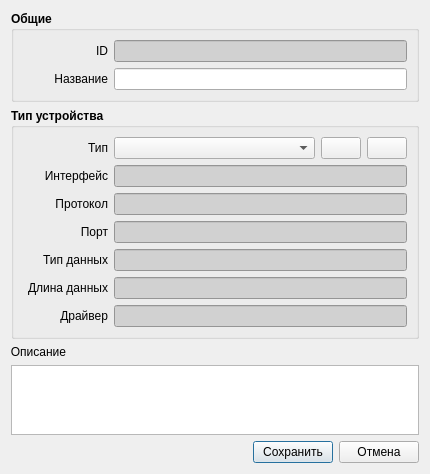
<?xml version="1.0" encoding="UTF-8"?>
<ui version="4.0">
 <class>SvDeviceDialog</class>
 <widget class="QDialog" name="SvDeviceDialog">
  <property name="geometry">
   <rect>
    <x>0</x>
    <y>0</y>
    <width>430</width>
    <height>473</height>
   </rect>
  </property>
  <property name="windowTitle">
   <string>Device</string>
  </property>
  <layout class="QVBoxLayout" name="verticalLayout_3">
   <item>
    <widget class="QGroupBox" name="gbGeneral">
     <property name="font">
      <font>
       <weight>75</weight>
       <bold>true</bold>
      </font>
     </property>
     <property name="title">
      <string>Общие</string>
     </property>
     <layout class="QVBoxLayout" name="verticalLayout">
      <item>
       <layout class="QHBoxLayout" name="layoutID">
        <item>
         <widget class="QLabel" name="lblID">
          <property name="sizePolicy">
           <sizepolicy hsizetype="Fixed" vsizetype="Preferred">
            <horstretch>0</horstretch>
            <verstretch>0</verstretch>
           </sizepolicy>
          </property>
          <property name="minimumSize">
           <size>
            <width>85</width>
            <height>0</height>
           </size>
          </property>
          <property name="maximumSize">
           <size>
            <width>85</width>
            <height>16777215</height>
           </size>
          </property>
          <property name="font">
           <font>
            <weight>50</weight>
            <bold>false</bold>
           </font>
          </property>
          <property name="text">
           <string>ID</string>
          </property>
          <property name="alignment">
           <set>Qt::AlignRight|Qt::AlignTrailing|Qt::AlignVCenter</set>
          </property>
         </widget>
        </item>
        <item>
         <widget class="QLineEdit" name="editID">
          <property name="sizePolicy">
           <sizepolicy hsizetype="Expanding" vsizetype="Fixed">
            <horstretch>0</horstretch>
            <verstretch>0</verstretch>
           </sizepolicy>
          </property>
          <property name="font">
           <font>
            <weight>50</weight>
            <bold>false</bold>
           </font>
          </property>
          <property name="styleSheet">
           <string notr="true">background-color: rgb(209, 209, 209);</string>
          </property>
          <property name="readOnly">
           <bool>true</bool>
          </property>
         </widget>
        </item>
       </layout>
      </item>
      <item>
       <layout class="QHBoxLayout" name="layoutDevName">
        <item>
         <widget class="QLabel" name="lblDevName">
          <property name="sizePolicy">
           <sizepolicy hsizetype="Fixed" vsizetype="Preferred">
            <horstretch>0</horstretch>
            <verstretch>0</verstretch>
           </sizepolicy>
          </property>
          <property name="minimumSize">
           <size>
            <width>85</width>
            <height>0</height>
           </size>
          </property>
          <property name="maximumSize">
           <size>
            <width>85</width>
            <height>16777215</height>
           </size>
          </property>
          <property name="font">
           <font>
            <weight>50</weight>
            <bold>false</bold>
           </font>
          </property>
          <property name="text">
           <string>Название</string>
          </property>
          <property name="alignment">
           <set>Qt::AlignRight|Qt::AlignTrailing|Qt::AlignVCenter</set>
          </property>
         </widget>
        </item>
        <item>
         <widget class="QLineEdit" name="editDeviceName">
          <property name="font">
           <font>
            <weight>50</weight>
            <bold>false</bold>
           </font>
          </property>
         </widget>
        </item>
       </layout>
      </item>
     </layout>
    </widget>
   </item>
   <item>
    <widget class="QGroupBox" name="gbGeneral_2">
     <property name="font">
      <font>
       <weight>75</weight>
       <bold>true</bold>
      </font>
     </property>
     <property name="title">
      <string>Тип устройства</string>
     </property>
     <layout class="QVBoxLayout" name="verticalLayout_2">
      <item>
       <layout class="QHBoxLayout" name="layoutModelName_2">
        <item>
         <widget class="QLabel" name="lblModelName_2">
          <property name="sizePolicy">
           <sizepolicy hsizetype="Fixed" vsizetype="Preferred">
            <horstretch>0</horstretch>
            <verstretch>0</verstretch>
           </sizepolicy>
          </property>
          <property name="minimumSize">
           <size>
            <width>85</width>
            <height>0</height>
           </size>
          </property>
          <property name="maximumSize">
           <size>
            <width>85</width>
            <height>16777215</height>
           </size>
          </property>
          <property name="font">
           <font>
            <weight>50</weight>
            <bold>false</bold>
           </font>
          </property>
          <property name="text">
           <string>Тип</string>
          </property>
          <property name="alignment">
           <set>Qt::AlignRight|Qt::AlignTrailing|Qt::AlignVCenter</set>
          </property>
         </widget>
        </item>
        <item>
         <widget class="QComboBox" name="cbDeviceType">
          <property name="font">
           <font>
            <weight>50</weight>
            <bold>false</bold>
           </font>
          </property>
         </widget>
        </item>
        <item>
         <widget class="QPushButton" name="bnEditDeviceType">
          <property name="sizePolicy">
           <sizepolicy hsizetype="Fixed" vsizetype="Fixed">
            <horstretch>0</horstretch>
            <verstretch>0</verstretch>
           </sizepolicy>
          </property>
          <property name="text">
           <string/>
          </property>
          <property name="icon">
           <iconset resource="res.qrc">
            <normaloff>:/munich/icons/munich-icons/ico/blue/project_kp.ico</normaloff>:/munich/icons/munich-icons/ico/blue/project_kp.ico</iconset>
          </property>
         </widget>
        </item>
        <item>
         <widget class="QPushButton" name="bnNewDeviceType">
          <property name="sizePolicy">
           <sizepolicy hsizetype="Fixed" vsizetype="Fixed">
            <horstretch>0</horstretch>
            <verstretch>0</verstretch>
           </sizepolicy>
          </property>
          <property name="text">
           <string/>
          </property>
          <property name="icon">
           <iconset resource="res.qrc">
            <normaloff>:/munich/icons/munich-icons/ico/blue/project_add.ico</normaloff>:/munich/icons/munich-icons/ico/blue/project_add.ico</iconset>
          </property>
         </widget>
        </item>
       </layout>
      </item>
      <item>
       <layout class="QHBoxLayout" name="layoutID_3">
        <item>
         <widget class="QLabel" name="lblID_3">
          <property name="sizePolicy">
           <sizepolicy hsizetype="Fixed" vsizetype="Preferred">
            <horstretch>0</horstretch>
            <verstretch>0</verstretch>
           </sizepolicy>
          </property>
          <property name="minimumSize">
           <size>
            <width>85</width>
            <height>0</height>
           </size>
          </property>
          <property name="maximumSize">
           <size>
            <width>85</width>
            <height>16777215</height>
           </size>
          </property>
          <property name="font">
           <font>
            <weight>50</weight>
            <bold>false</bold>
           </font>
          </property>
          <property name="text">
           <string>Интерфейс</string>
          </property>
          <property name="alignment">
           <set>Qt::AlignRight|Qt::AlignTrailing|Qt::AlignVCenter</set>
          </property>
         </widget>
        </item>
        <item>
         <widget class="QLineEdit" name="editDeviceIfc">
          <property name="sizePolicy">
           <sizepolicy hsizetype="Expanding" vsizetype="Fixed">
            <horstretch>0</horstretch>
            <verstretch>0</verstretch>
           </sizepolicy>
          </property>
          <property name="font">
           <font>
            <weight>50</weight>
            <bold>false</bold>
           </font>
          </property>
          <property name="styleSheet">
           <string notr="true">background-color: rgb(209, 209, 209);</string>
          </property>
          <property name="readOnly">
           <bool>true</bool>
          </property>
         </widget>
        </item>
       </layout>
      </item>
      <item>
       <layout class="QHBoxLayout" name="layoutDevName_3">
        <item>
         <widget class="QLabel" name="lblDevName_3">
          <property name="sizePolicy">
           <sizepolicy hsizetype="Fixed" vsizetype="Preferred">
            <horstretch>0</horstretch>
            <verstretch>0</verstretch>
           </sizepolicy>
          </property>
          <property name="minimumSize">
           <size>
            <width>85</width>
            <height>0</height>
           </size>
          </property>
          <property name="maximumSize">
           <size>
            <width>85</width>
            <height>16777215</height>
           </size>
          </property>
          <property name="font">
           <font>
            <weight>50</weight>
            <bold>false</bold>
           </font>
          </property>
          <property name="text">
           <string>Протокол</string>
          </property>
          <property name="alignment">
           <set>Qt::AlignRight|Qt::AlignTrailing|Qt::AlignVCenter</set>
          </property>
         </widget>
        </item>
        <item>
         <widget class="QLineEdit" name="editDeviceProtocol">
          <property name="sizePolicy">
           <sizepolicy hsizetype="Expanding" vsizetype="Fixed">
            <horstretch>0</horstretch>
            <verstretch>0</verstretch>
           </sizepolicy>
          </property>
          <property name="font">
           <font>
            <weight>50</weight>
            <bold>false</bold>
           </font>
          </property>
          <property name="styleSheet">
           <string notr="true">background-color: rgb(209, 209, 209);</string>
          </property>
          <property name="readOnly">
           <bool>true</bool>
          </property>
         </widget>
        </item>
       </layout>
      </item>
      <item>
       <layout class="QHBoxLayout" name="layoutID_4">
        <item>
         <widget class="QLabel" name="lblID_4">
          <property name="sizePolicy">
           <sizepolicy hsizetype="Fixed" vsizetype="Preferred">
            <horstretch>0</horstretch>
            <verstretch>0</verstretch>
           </sizepolicy>
          </property>
          <property name="minimumSize">
           <size>
            <width>85</width>
            <height>0</height>
           </size>
          </property>
          <property name="maximumSize">
           <size>
            <width>85</width>
            <height>16777215</height>
           </size>
          </property>
          <property name="font">
           <font>
            <weight>50</weight>
            <bold>false</bold>
           </font>
          </property>
          <property name="text">
           <string>Порт</string>
          </property>
          <property name="alignment">
           <set>Qt::AlignRight|Qt::AlignTrailing|Qt::AlignVCenter</set>
          </property>
         </widget>
        </item>
        <item>
         <widget class="QLineEdit" name="editDevicePort">
          <property name="sizePolicy">
           <sizepolicy hsizetype="Expanding" vsizetype="Fixed">
            <horstretch>0</horstretch>
            <verstretch>0</verstretch>
           </sizepolicy>
          </property>
          <property name="font">
           <font>
            <weight>50</weight>
            <bold>false</bold>
           </font>
          </property>
          <property name="styleSheet">
           <string notr="true">background-color: rgb(209, 209, 209);</string>
          </property>
          <property name="readOnly">
           <bool>true</bool>
          </property>
         </widget>
        </item>
       </layout>
      </item>
      <item>
       <layout class="QHBoxLayout" name="layoutID_2">
        <item>
         <widget class="QLabel" name="lblID_2">
          <property name="sizePolicy">
           <sizepolicy hsizetype="Fixed" vsizetype="Preferred">
            <horstretch>0</horstretch>
            <verstretch>0</verstretch>
           </sizepolicy>
          </property>
          <property name="minimumSize">
           <size>
            <width>85</width>
            <height>0</height>
           </size>
          </property>
          <property name="maximumSize">
           <size>
            <width>85</width>
            <height>16777215</height>
           </size>
          </property>
          <property name="font">
           <font>
            <weight>50</weight>
            <bold>false</bold>
           </font>
          </property>
          <property name="text">
           <string>Тип данных</string>
          </property>
          <property name="alignment">
           <set>Qt::AlignRight|Qt::AlignTrailing|Qt::AlignVCenter</set>
          </property>
         </widget>
        </item>
        <item>
         <widget class="QLineEdit" name="editDeviceDataType">
          <property name="sizePolicy">
           <sizepolicy hsizetype="Expanding" vsizetype="Fixed">
            <horstretch>0</horstretch>
            <verstretch>0</verstretch>
           </sizepolicy>
          </property>
          <property name="font">
           <font>
            <weight>50</weight>
            <bold>false</bold>
           </font>
          </property>
          <property name="styleSheet">
           <string notr="true">background-color: rgb(209, 209, 209);</string>
          </property>
          <property name="readOnly">
           <bool>true</bool>
          </property>
         </widget>
        </item>
       </layout>
      </item>
      <item>
       <layout class="QHBoxLayout" name="layoutDevName_2">
        <item>
         <widget class="QLabel" name="lblDevName_2">
          <property name="sizePolicy">
           <sizepolicy hsizetype="Fixed" vsizetype="Preferred">
            <horstretch>0</horstretch>
            <verstretch>0</verstretch>
           </sizepolicy>
          </property>
          <property name="minimumSize">
           <size>
            <width>85</width>
            <height>0</height>
           </size>
          </property>
          <property name="maximumSize">
           <size>
            <width>85</width>
            <height>16777215</height>
           </size>
          </property>
          <property name="font">
           <font>
            <weight>50</weight>
            <bold>false</bold>
           </font>
          </property>
          <property name="text">
           <string>Длина данных</string>
          </property>
          <property name="alignment">
           <set>Qt::AlignRight|Qt::AlignTrailing|Qt::AlignVCenter</set>
          </property>
         </widget>
        </item>
        <item>
         <widget class="QLineEdit" name="editDeviceDataLength">
          <property name="sizePolicy">
           <sizepolicy hsizetype="Expanding" vsizetype="Fixed">
            <horstretch>0</horstretch>
            <verstretch>0</verstretch>
           </sizepolicy>
          </property>
          <property name="font">
           <font>
            <weight>50</weight>
            <bold>false</bold>
           </font>
          </property>
          <property name="styleSheet">
           <string notr="true">background-color: rgb(209, 209, 209);</string>
          </property>
          <property name="readOnly">
           <bool>true</bool>
          </property>
         </widget>
        </item>
       </layout>
      </item>
      <item>
       <layout class="QHBoxLayout" name="layoutDevName_4">
        <item>
         <widget class="QLabel" name="lblDevName_4">
          <property name="sizePolicy">
           <sizepolicy hsizetype="Fixed" vsizetype="Preferred">
            <horstretch>0</horstretch>
            <verstretch>0</verstretch>
           </sizepolicy>
          </property>
          <property name="minimumSize">
           <size>
            <width>85</width>
            <height>0</height>
           </size>
          </property>
          <property name="maximumSize">
           <size>
            <width>85</width>
            <height>16777215</height>
           </size>
          </property>
          <property name="font">
           <font>
            <weight>50</weight>
            <bold>false</bold>
           </font>
          </property>
          <property name="text">
           <string>Драйвер</string>
          </property>
          <property name="alignment">
           <set>Qt::AlignRight|Qt::AlignTrailing|Qt::AlignVCenter</set>
          </property>
         </widget>
        </item>
        <item>
         <widget class="QLineEdit" name="editDeviceDriverPath">
          <property name="sizePolicy">
           <sizepolicy hsizetype="Expanding" vsizetype="Fixed">
            <horstretch>0</horstretch>
            <verstretch>0</verstretch>
           </sizepolicy>
          </property>
          <property name="font">
           <font>
            <weight>50</weight>
            <bold>false</bold>
           </font>
          </property>
          <property name="styleSheet">
           <string notr="true">background-color: rgb(209, 209, 209);</string>
          </property>
          <property name="readOnly">
           <bool>true</bool>
          </property>
         </widget>
        </item>
       </layout>
      </item>
     </layout>
    </widget>
   </item>
   <item>
    <layout class="QVBoxLayout" name="layoutDescription">
     <item>
      <widget class="QLabel" name="lblDescription">
       <property name="sizePolicy">
        <sizepolicy hsizetype="Fixed" vsizetype="Preferred">
         <horstretch>0</horstretch>
         <verstretch>0</verstretch>
        </sizepolicy>
       </property>
       <property name="minimumSize">
        <size>
         <width>55</width>
         <height>0</height>
        </size>
       </property>
       <property name="maximumSize">
        <size>
         <width>55</width>
         <height>16777215</height>
        </size>
       </property>
       <property name="text">
        <string>Описание</string>
       </property>
       <property name="alignment">
        <set>Qt::AlignRight|Qt::AlignTrailing|Qt::AlignVCenter</set>
       </property>
      </widget>
     </item>
     <item>
      <widget class="QTextEdit" name="textDeviceDescription"/>
     </item>
    </layout>
   </item>
   <item>
    <layout class="QHBoxLayout" name="layoutButtons">
     <item>
      <spacer name="hSpacerButtons">
       <property name="orientation">
        <enum>Qt::Horizontal</enum>
       </property>
       <property name="sizeType">
        <enum>QSizePolicy::Expanding</enum>
       </property>
       <property name="sizeHint" stdset="0">
        <size>
         <width>40</width>
         <height>20</height>
        </size>
       </property>
      </spacer>
     </item>
     <item>
      <widget class="QPushButton" name="bnSave">
       <property name="sizePolicy">
        <sizepolicy hsizetype="Fixed" vsizetype="Fixed">
         <horstretch>0</horstretch>
         <verstretch>0</verstretch>
        </sizepolicy>
       </property>
       <property name="maximumSize">
        <size>
         <width>80</width>
         <height>16777215</height>
        </size>
       </property>
       <property name="text">
        <string>Сохранить</string>
       </property>
       <property name="default">
        <bool>true</bool>
       </property>
      </widget>
     </item>
     <item>
      <widget class="QPushButton" name="bnCancel">
       <property name="sizePolicy">
        <sizepolicy hsizetype="Fixed" vsizetype="Fixed">
         <horstretch>0</horstretch>
         <verstretch>0</verstretch>
        </sizepolicy>
       </property>
       <property name="maximumSize">
        <size>
         <width>80</width>
         <height>16777215</height>
        </size>
       </property>
       <property name="text">
        <string>Отмена</string>
       </property>
      </widget>
     </item>
    </layout>
   </item>
  </layout>
 </widget>
 <tabstops>
  <tabstop>editDeviceName</tabstop>
  <tabstop>bnSave</tabstop>
  <tabstop>bnCancel</tabstop>
  <tabstop>textDeviceDescription</tabstop>
  <tabstop>editID</tabstop>
 </tabstops>
 <resources>
  <include location="res.qrc"/>
 </resources>
 <connections/>
</ui>
